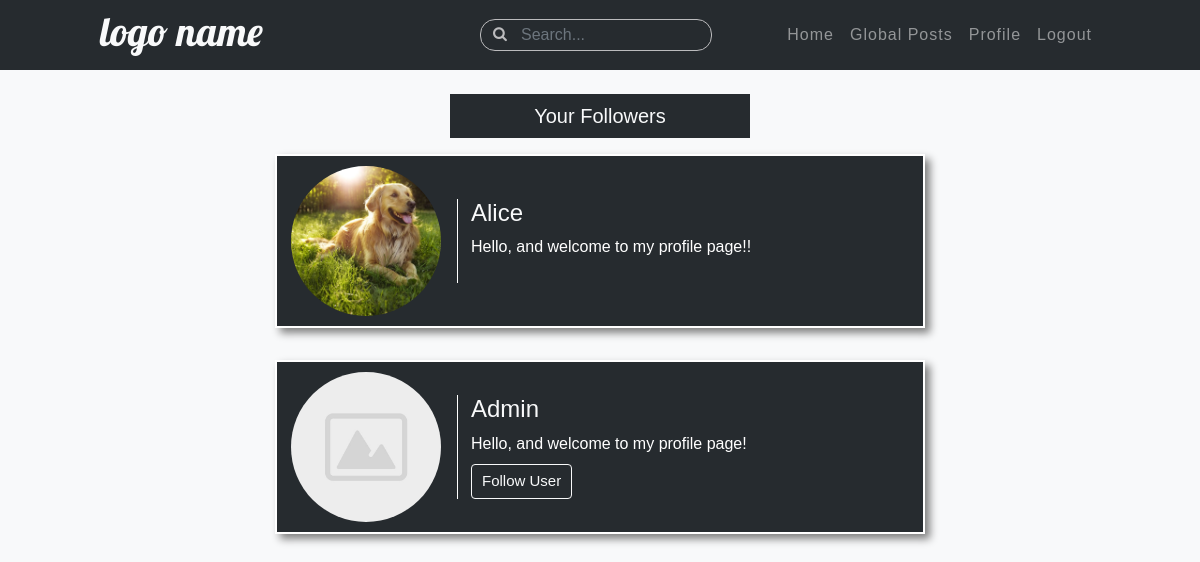
/user/followers/jordan/ (signed in), run on an earlier commit of the app's database.
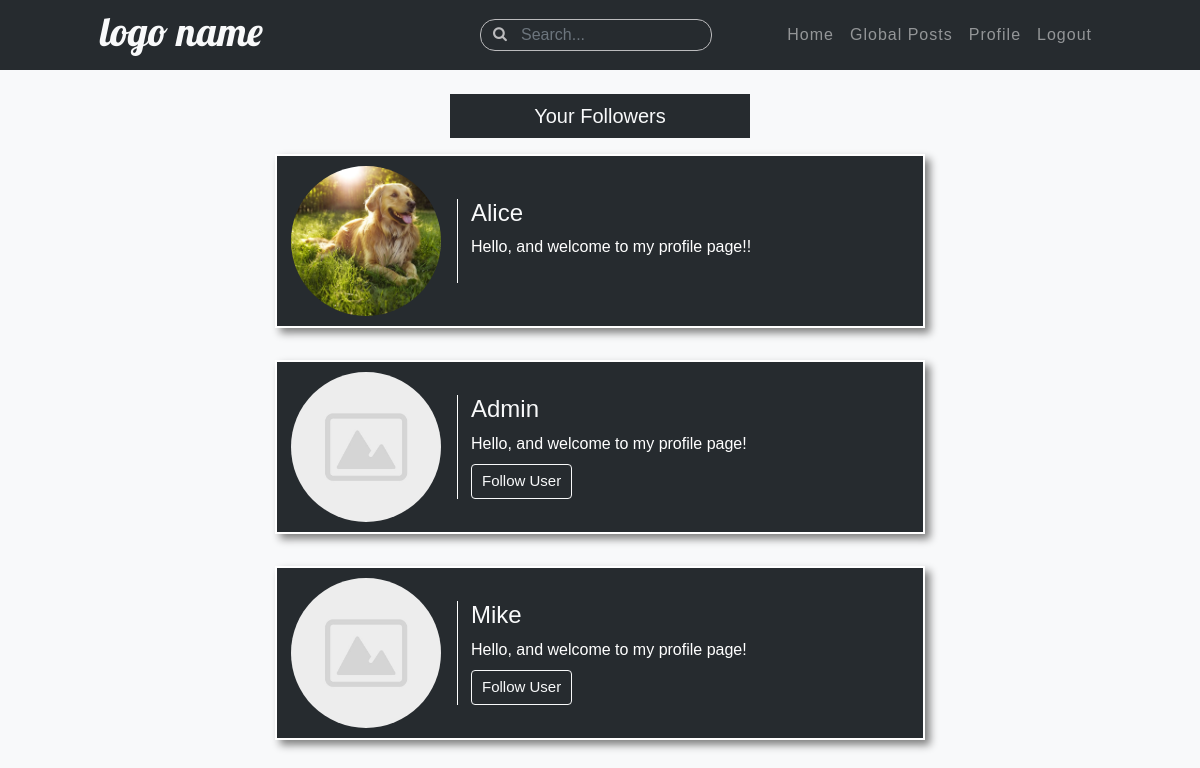
And on a later commit of the database.
### users/models.py (models this page shows, shortened)
class Profile(models.Model):
    user = models.OneToOneField(User, on_delete=models.CASCADE)
    image = models.ImageField(default='default.jpg', upload_to='profile-image')
    bio = models.CharField(max_length=150)
    following = models.ManyToManyField(User, related_name='followers')

### users/views.py (the view)
# urls.py: path('followers/<str:username>/', views.followers, name='followers'),
def followers(request, username):
    user = User.objects.get(username=username)
    return render(request, 'users/followers.html', {
        'current_user': user,
        'parameter': username,
        'following_list': list(Profile.objects.get(user=request.user).following.all())
    })

### users/templates/users/followers.html (shortened to what this page needs)
{% extends 'photo_sharing/layout.html' %}
{% block content %}
<br>
{% if current_user.followers.all.count > 0 %}
    <div class='home-icons w-25 my-auto'>
        {% if parameter == user.username %}
        <h5 class='text-center my-auto'>Your Followers</h5>
        {% else %}
        <h5 class='text-center my-auto'>{{ parameter|title }}'s Followers</h5>
        {% endif %}
    </div>
{% endif %}
{% for person in current_user.followers.all %}
<div class="row no-gutters user-page">
    <div class='col-12 profile-background my-3'>
        <div class="profile-block">
            <div class='image-col mr-3 pl-1 my-auto'>
                <img class='profile-image' src="{{ person.user.profile.image.url }}" alt="User Profile Image">
            </div>
            <div class='bio-col my-auto pr-0'>
                <a class='username-link' href="{% url 'profile' person.user.username %}"><h4>{{ person.user.username|title }}</h4></a>
                <p class='mb-2'>{{ person.user.profile.bio|truncatechars:90 }}</p>
                {% if person.user not in following_list and person.user != user %}
                <a class='btn btn-outline-light mt-0 user-btn' href="{% url 'follow' person.user.id %}">Follow User</a>
                {% else %}
                <div class='py-2'></div>
                {% endif %}
            </div>
        </div>
    </div>
</div>
{% endfor %}
{% endblock %}

What changed in the data, as far as the page shows it:
added Profile: user.profile.image (placeholder picture), user.username "Mike", user.profile.bio "Hello, and welcome to my profile page!", shows "Follow User"
